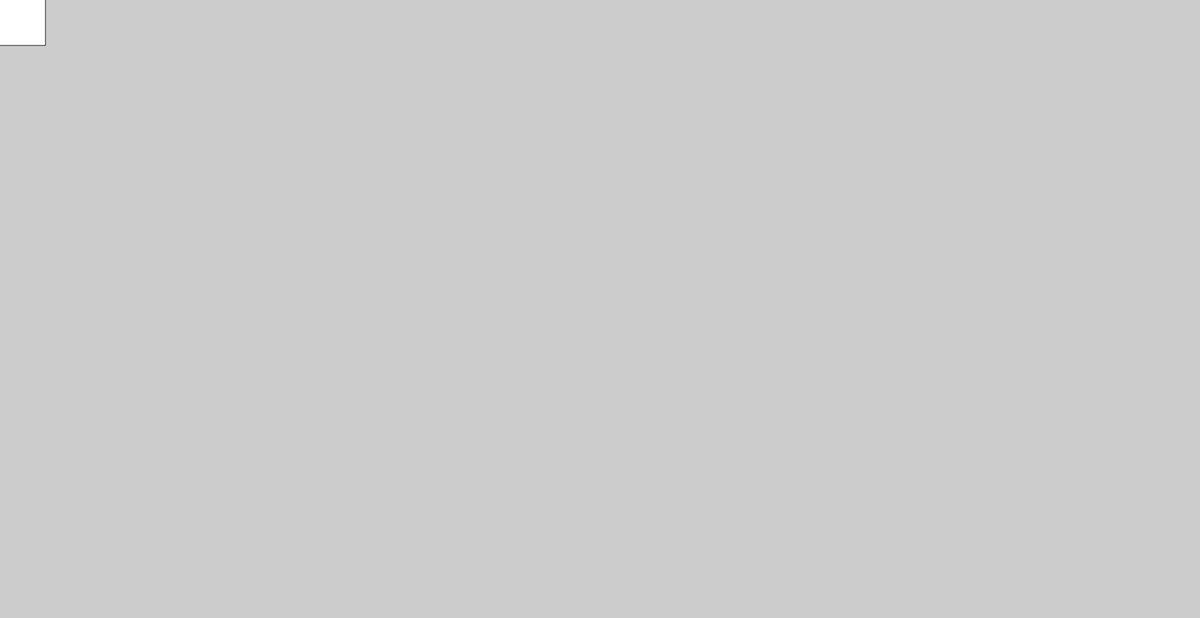
Frame 1 (no input)
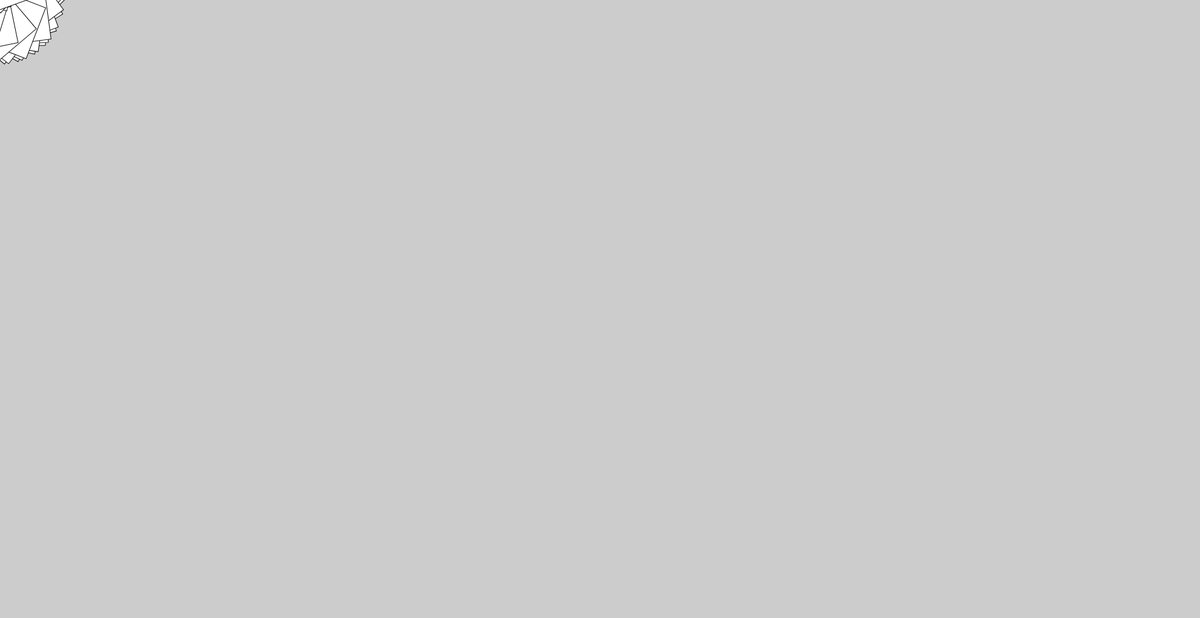
Frame 60 (no input)
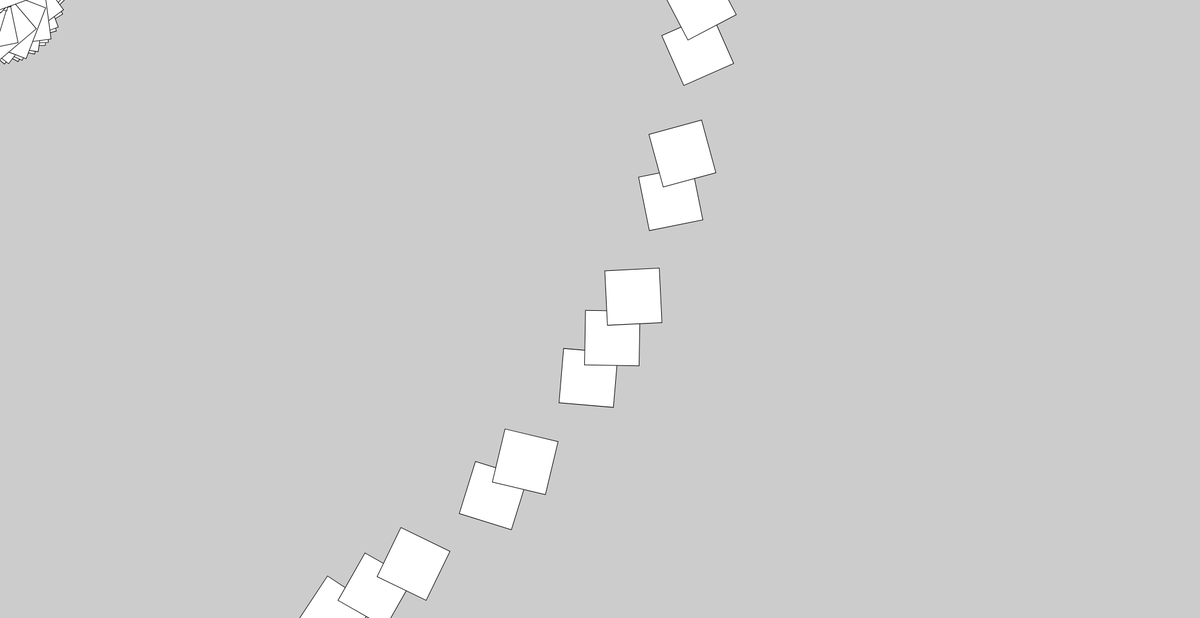
Frame 120 (the mouse pressed at the canvas centre since frame 60)

The p5.js sketch that drew these frames (run headless with seeded random() and noise() and a simulated clock; from frame 60 on, the mouse is pressed at the canvas centre):

// p5.js sketch
// ── sketch.js
//  Variables:
var angle = 0.0;

function setup() {
    createCanvas(1980, 1020);
    background(204);

}

function draw() {
    rotate(angle);
    translate(mouseX, mouseY);
    rect(-15, -15, 90, 90);
    angle += 0.5;
}
